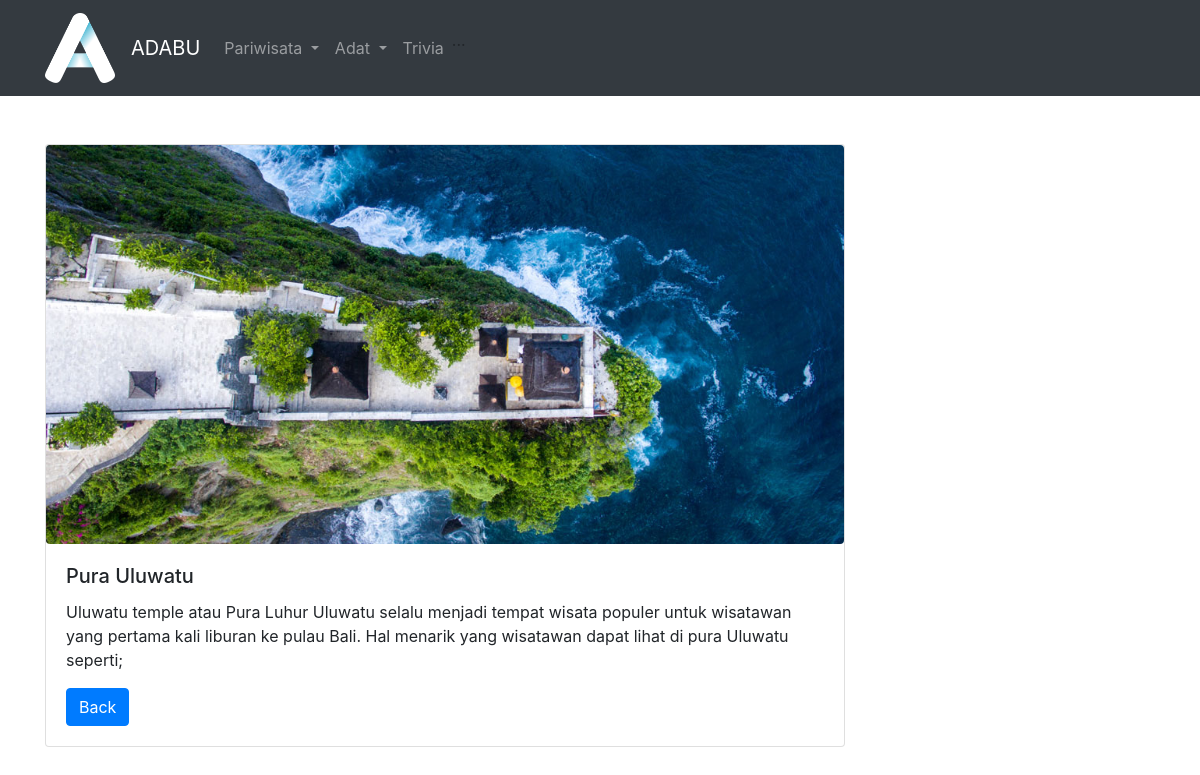
The app's page /public/bali/info/3 with its own data.
### tables this page shows
CREATE TABLE `dbbali` (
  `id` int(5) NOT NULL,
  `nama_wisata` varchar(200) NOT NULL,
  `keterangan` varchar(5000) NOT NULL,
  `gambar` varchar(100) NOT NULL
);

### app/core/Controller.php (called while the page is built, shortened)
<?php
class Controller{
    public function view($view, $data = [])
    {
        require_once '../app/views/' . $view . '.php';
    }
    public function model($model)
    {
        return new $model;
    }
}

### app/controllers/Bali.php (called while the page is built, shortened)
<?php
class Bali extends Controller{
    public function info($id)
    {
        $data['judul'] = 'more info';
        $data['pb'] = $this->model('Balipari_model')->getPariwisataById($id);
        $this->view('bali/info', $data);
    }
}

### app/core/App.php (called while the page is built, shortened)
<?php
class App{
    protected $method = 'index';
    protected $params = [];
    public function __construct()
    {
       $url = $this->parseURL();
       if ( file_exists('../app/controllers/' . $url[0] . '.php') ){
           unset($url[0]);
       }
       $this->controller = new $this->controller;
       if ( isset( $url[1] ) ){
           if (method_exists($this->controller, $url[1])){
               $this->method= $url[1];
               unset($url[1]);
           }
       }
       if (!empty($url)){
            $this->params = array_values($url);
       }
       call_user_func_array([$this->controller, $this->method], $this->params);
    }
    public function parseURL()
    {
        if ( isset ($_GET['url']) ){
            $url = rtrim($_GET['url'], '/');
            $url = filter_var($url, FILTER_SANITIZE_URL);
            $url = explode('/', $url);
            return $url;
        }
    }
}

### public/index.php (called while the page is built, shortened)
<?php
$app = new App;

### app/core/Database.php (called while the page is built, shortened)
<?php
class Database{
    private $host = DB_HOST;
    private $user = DB_USER;
    private $pass = DB_PASS;
    private $db_name = DB_NAME;
    private $dbh;
    private $stmt;
    public function __construct()
    {
        $dsn = 'mysql:host=' . $this->host . ';dbname=' . $this->db_name;
        $option = [
            PDO::ATTR_PERSISTENT => true,
            PDO::ATTR_ERRMODE => PDO::ERRMODE_EXCEPTION
        ];
        try{
            $this->dbh = new PDO($dsn, $this->user, $this->pass, $option);
        }catch(PDOException $e){
            die($e->getMessage());
        }
    }
    public function query($query)
    {
        $this->stmt = $this->dbh->prepare($query);
    }
    public function bind($param, $value, $type= null)
    {
        if( is_null($type)){
            switch(true){
                default :
                    $type = PDO::PARAM_STR;
            }
        }
        $this->stmt->bindValue($param, $value, $type);
    }
    public function execute()
    {
        $this->stmt->execute();
    }
    public function single()
    {
        $this->execute();
        return $this->stmt->fetch(PDO::FETCH_ASSOC);
    }
}

### app/models/Balipari_model.php (called while the page is built, shortened)
<?php
class Balipari_model{
    private $table = 'dbbali';
    private $db;
    public function __construct()
    {
      $this->db = new Database;
    }
    public function getPariwisataById($id)
    {
      $this->db->query('SELECT * FROM ' . $this->table . ' WHERE id=:id');
      $this->db->bind('id',$id);
      return $this->db->single();
    }
}

### app/views/bali/info.php (the view)
<div class="container mt-5">
    <div class="card" style="width: 50rem;">
    <img src="<?= BASEURL ;?>/img/gbrbali/<?=$data['pb']['gambar'] ?>" class="card-img-top rounded mx-auto d-block" alt="" width="300">
        <div class="card-body">
            <h5 class="card-title"><?=$data['pb']['nama_wisata'] ?></h5>
            <p class="card-text"><?=$data['pb']['keterangan'] ?></p>
            <a href="<?= BASEURL ;?>/bali" class="btn btn-primary">Back</a>
        </div>
    </div>
</div>

### records on screen
dbbali: gambar (picture), nama_wisata "Pura Uluwatu", keterangan "Uluwatu temple atau Pura Luhur Uluwatu selalu menjadi tempat wisata populer untuk wisatawan yang pertama kali liburan ke pulau Bali. Hal menarik yang wisatawan dapat lihat di pura Uluwatu seperti;"
